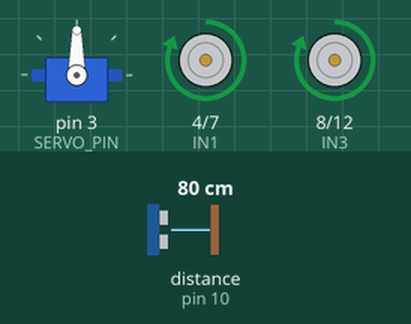
Simulated run of this sketch. Board: Arduino Uno, built with avr-gcc and run on an emulated ATmega328P. Parts: servo, motor-driver pin pairs drawn as motors (green arrow = first pin HIGH = forward, orange = second pin HIGH = backward, longer = more drive, scaled by the enable pin). Wiring (inferred from the names in the program): ultrasonic range finder: trigger pin 9; echo pin 10. The test bench sets the inputs (shaded band); at power-on: distance to the obstacle (sensor on pin 10) 80 cm. The echo pulse lasts 58.3 µs per cm.

Above: at 2.2 s.
2.3 s: distance to the obstacle (sensor on pin 10) set to 24 cm
3.8 s: distance to the obstacle (sensor on pin 10) set to 19 cm
At 4.3 s:
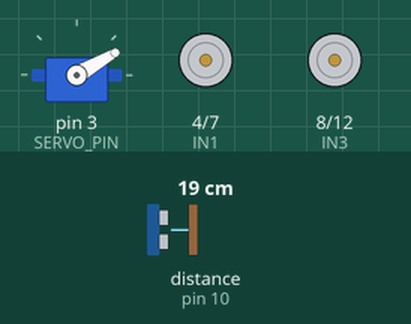
At 4.7 s:
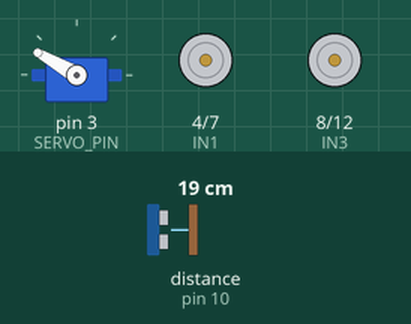
Timing chart, 0 to 12.8 s (numbered marks = the images above; inputs shaded):
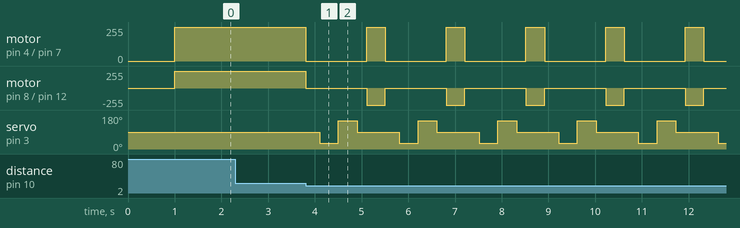

The sketch:

RC_Car_Obstacle_Avoidance.ino
```cpp
#include <Servo.h>

#define ENA 5
#define IN1 4
#define IN2 7

#define ENB 6
#define IN3 8
#define IN4 12

#define TRIG_PIN 9
#define ECHO_PIN 10
#define SERVO_PIN 3

#define STOP_DISTANCE 20

Servo scanServo;

long getDistance() {
  digitalWrite(TRIG_PIN, LOW);
  delayMicroseconds(2);
  digitalWrite(TRIG_PIN, HIGH);
  delayMicroseconds(10);
  digitalWrite(TRIG_PIN, LOW);

  long duration = pulseIn(ECHO_PIN, HIGH, 30000);
  if (duration == 0) return 300;
  return duration * 0.034 / 2;
}

void moveForward() {
  digitalWrite(IN1, HIGH);
  digitalWrite(IN2, LOW);
  digitalWrite(IN3, HIGH);
  digitalWrite(IN4, LOW);
  digitalWrite(ENA, HIGH);
  digitalWrite(ENB, HIGH);
}

void stopMotors() {
  digitalWrite(ENA, LOW);
  digitalWrite(ENB, LOW);
}

void turnLeft() {
  digitalWrite(IN1, LOW);
  digitalWrite(IN2, HIGH);
  digitalWrite(IN3, HIGH);
  digitalWrite(IN4, LOW);
  digitalWrite(ENA, HIGH);
  digitalWrite(ENB, HIGH);
  delay(400);
  stopMotors();
}

void turnRight() {
  digitalWrite(IN1, HIGH);
  digitalWrite(IN2, LOW);
  digitalWrite(IN3, LOW);
  digitalWrite(IN4, HIGH);
  digitalWrite(ENA, HIGH);
  digitalWrite(ENB, HIGH);
  delay(400);
  stopMotors();
}

void setup() {
  pinMode(ENA, OUTPUT);
  pinMode(ENB, OUTPUT);
  pinMode(IN1, OUTPUT);
  pinMode(IN2, OUTPUT);
  pinMode(IN3, OUTPUT);
  pinMode(IN4, OUTPUT);
  pinMode(TRIG_PIN, OUTPUT);
  pinMode(ECHO_PIN, INPUT);

  scanServo.attach(SERVO_PIN);
  scanServo.write(90);

  stopMotors();
  delay(1000);
}

void loop() {
  long distance = getDistance();

  if (distance > STOP_DISTANCE) {
    moveForward();
  } else {
    stopMotors();
    delay(300);

    scanServo.write(30);
    delay(400);
    long leftDist = getDistance();

    scanServo.write(150);
    delay(400);
    long rightDist = getDistance();

    scanServo.write(90);
    delay(200);

    if (leftDist > rightDist) {
      turnLeft();
    } else {
      turnRight();
    }
  }
}
```

Measured:
- the behaviour switches between 22 and 21 cm on distance to the obstacle (sensor on pin 10) (found by bisection; images 0 and 1)
- after the input at 2.3 s, every drawn part: stays the same
- after the input at 3.8 s, motor on pin 4 (IN1) / pin 7 (IN2): alternates forward 255/255 for 0.40 s and stopped for 1.3 s, starting at once; motor on pin 8 (IN3) / pin 12 (IN4): alternates backward 255/255 for 0.40 s and stopped for 1.3 s, starting at once
